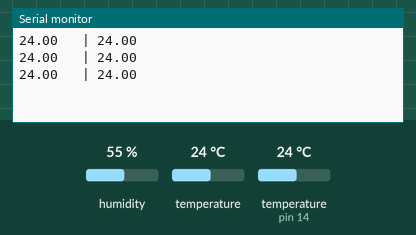
The sketch below on a simulated Arduino Uno, built with avr-gcc and run on an emulated ATmega328P. Shown: the last lines printed to the serial monitor. The test bench sets the inputs (shaded band); at power-on: temperature 24 °C, temperature (sensor on pin 14) 24 °C, humidity 55 %.

Above: at 1.3 s.
1.4 s: temperature (sensor 0) set to 12 °C
At 1.9 s:
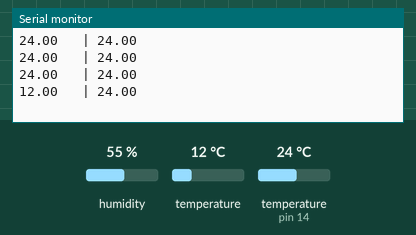
2.9 s: temperature (sensor on pin 14) set to 12 °C
At 3.4 s:
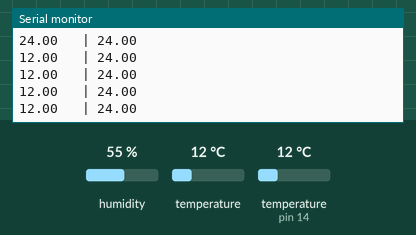
4.4 s: temperature (sensor 0) set to 19 °C
At 4.9 s:
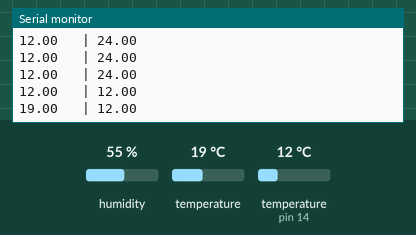
5.9 s: temperature (sensor on pin 14) set to 19 °C
At 6.5 s:
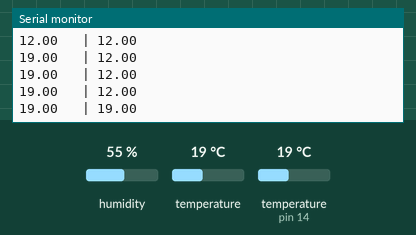
Timing chart, 0 to 8.4 s (numbered marks = the images above; inputs shaded):
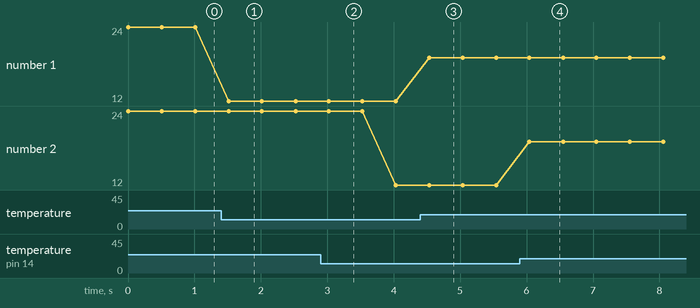

Measured:
- after the input at 1.4 s, the serial monitor: prints a new line after 0.11 s (image 1)
- after the input at 4.4 s, the serial monitor: prints a new line after 0.14 s (image 3)
- after the input at 5.9 s, the serial monitor: prints a new line after 0.14 s (image 4)
- plotted number 1: 24 → 12 after the input at 1.4 s, 12 → 19 after the input at 4.4 s

The sketch:

TEMP_COMPARE.ino
```cpp
//BMP pressure sensor declarations
#include <Wire.h>
#include <Adafruit_BMP280.h>
Adafruit_BMP280 bmp;

//Temperature, Humidity Sensor declaration
#include "DHT.h"
#define Type DHT22
#define sensePin 14
DHT HT(sensePin, Type);


void setup() {
  Serial.begin(115200);
  initBmp();
  HT.begin();
}

void loop() {
    //Serial.print(F("Temp = "));
    Serial.print(bmp.readTemperature());
    Serial.print("\t | " );
    Serial.println(HT.readTemperature());


    Serial.println();
    delay(500);
}


//Initializing the pressure sensor
void initBmp(){
  bmp.begin();

  bmp.setSampling(Adafruit_BMP280::MODE_NORMAL,     /* Operating Mode. */
                  Adafruit_BMP280::SAMPLING_X2,     /* Temp. oversampling */
                  Adafruit_BMP280::SAMPLING_X16,    /* Pressure oversampling */
                  Adafruit_BMP280::FILTER_X16,      /* Filtering. */
                  Adafruit_BMP280::STANDBY_MS_500); /* Standby time. */
}
```
